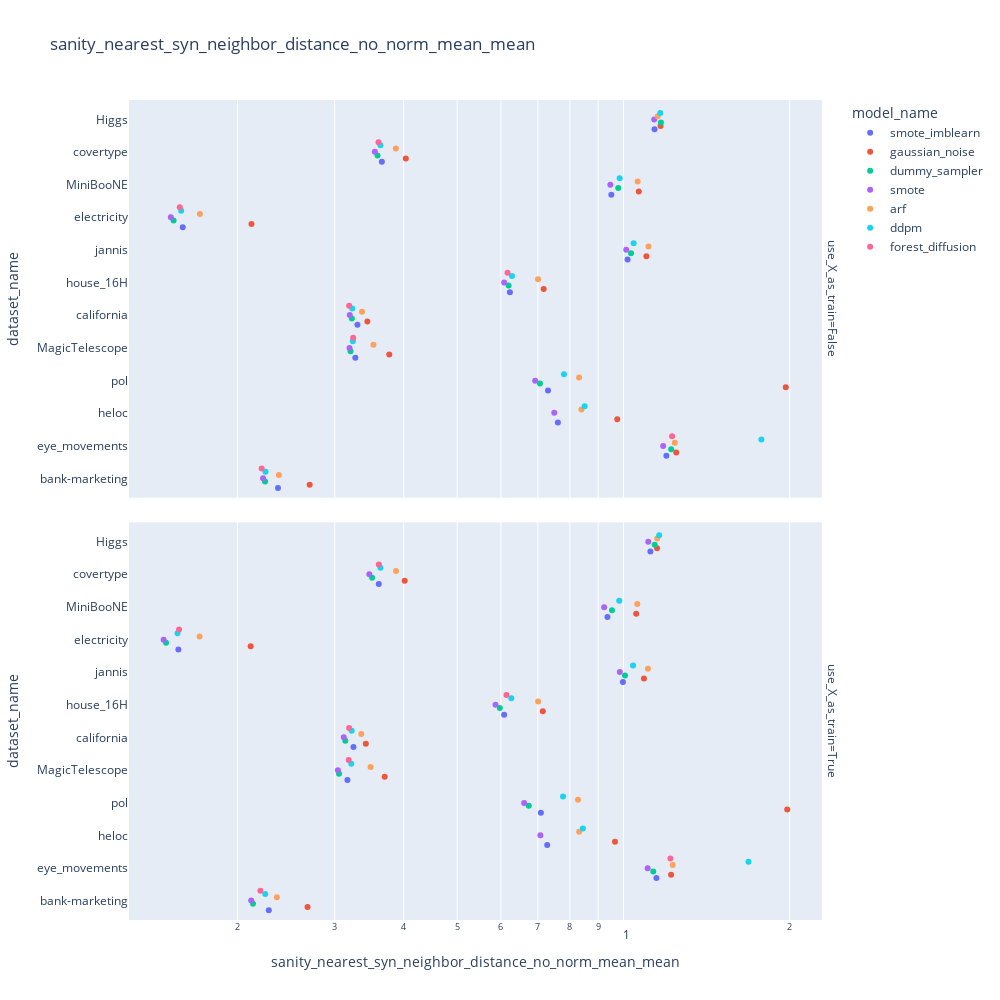

Source (notebook cell):
### Code cell
px.strip(df_all, y="dataset_name", x=metric, color="model_name", log_x=True, hover_data=["n_permutations", "n_ensemble"], title=metric, width=1000, height=1000,
         facet_row="use_X_as_train")

### Figure 1 — Plotly figure (JSON) as saved in the notebook; plotly's stock layout.template omitted (floating-point values rounded to 4 significant figures)
{"data": [{"alignmentgroup": "True", "boxpoints": "all", "customdata": [[null, null], [null, null], [null, null], [null, null], [null, null], [null, null], [null, null], [null, null], [null, null], [null, null], [null, null], [null, null]], "fillcolor": "rgba(255,255,255,0)", "hoveron": "points", "hovertemplate": "model_name=smote_imblearn<br>use_X_as_train=False<br>sanity_nearest_syn_neighbor_distance_no_norm_mean_mean=%{x}<br>dataset_name=%{y}<br>n_permutations=%{customdata[0]}<br>n_ensemble=%{customdata[1]}<extra></extra>", "legendgroup": "smote_imblearn", "line": {"color": "rgba(255,255,255,0)"}, "marker": {"color": "#636efa"}, "name": "smote_imblearn", "offsetgroup": "smote_imblearn", "orientation": "h", "pointpos": 0, "showlegend": true, "type": "box", "x": [0.2369, 1.196, 0.7608, 0.7301, 0.3269, 0.3299, 0.6229, 1.017, 0.1592, 0.9509, 0.3652, 1.138], "x0": " ", "xaxis": "x2", "y": ["bank-marketing", "eye_movements", "heloc", "pol", "MagicTelescope", "california", "house_16H", "jannis", "electricity", "MiniBooNE", "covertype", "Higgs"], "y0": " ", "yaxis": "y2"}, {"alignmentgroup": "True", "boxpoints": "all", "customdata": [[null, null], [null, null], [null, null], [null, null], [null, null], [null, null], [null, null], [null, null], [null, null], [null, null], [null, null], [null, null]], "fillcolor": "rgba(255,255,255,0)", "hoveron": "points", "hovertemplate": "model_name=smote_imblearn<br>use_X_as_train=True<br>sanity_nearest_syn_neighbor_distance_no_norm_mean_mean=%{x}<br>dataset_name=%{y}<br>n_permutations=%{customdata[0]}<br>n_ensemble=%{customdata[1]}<extra></extra>", "legendgroup": "smote_imblearn", "line": {"color": "rgba(255,255,255,0)"}, "marker": {"color": "#636efa"}, "name": "smote_imblearn", "offsetgroup": "smote_imblearn", "orientation": "h", "pointpos": 0, "showlegend": false, "type": "box", "x": [0.228, 1.147, 0.7277, 0.7088, 0.3164, 0.3244, 0.6081, 0.9978, 0.1564, 0.9356, 0.3606, 1.119], "x0": " ", "xaxis": "x", "y": ["bank-marketing", "eye_movements", "heloc", "pol", "MagicTelescope", "california", "house_16H", "jannis", "electricity", "MiniBooNE", "covertype", "Higgs"], "y0": " ", "yaxis": "y"}, {"alignmentgroup": "True", "boxpoints": "all", "customdata": [[null, null], [null, null], [null, null], [null, null], [null, null], [null, null], [null, null], [null, null], [null, null], [null, null], [null, null], [null, null]], "fillcolor": "rgba(255,255,255,0)", "hoveron": "points", "hovertemplate": "model_name=gaussian_noise<br>use_X_as_train=False<br>sanity_nearest_syn_neighbor_distance_no_norm_mean_mean=%{x}<br>dataset_name=%{y}<br>n_permutations=%{customdata[0]}<br>n_ensemble=%{customdata[1]}<extra></extra>", "legendgroup": "gaussian_noise", "line": {"color": "rgba(255,255,255,0)"}, "marker": {"color": "#EF553B"}, "name": "gaussian_noise", "offsetgroup": "gaussian_noise", "orientation": "h", "pointpos": 0, "showlegend": true, "type": "box", "x": [0.2703, 1.246, 0.9746, 1.968, 0.3767, 0.3438, 0.7172, 1.1, 0.2121, 1.066, 0.4036, 1.167], "x0": " ", "xaxis": "x2", "y": ["bank-marketing", "eye_movements", "heloc", "pol", "MagicTelescope", "california", "house_16H", "jannis", "electricity", "MiniBooNE", "covertype", "Higgs"], "y0": " ", "yaxis": "y2"}, {"alignmentgroup": "True", "boxpoints": "all", "customdata": [[null, null], [null, null], [null, null], [null, null], [null, null], [null, null], [null, null], [null, null], [null, null], [null, null], [null, null], [null, null]], "fillcolor": "rgba(255,255,255,0)", "hoveron": "points", "hovertemplate": "model_name=gaussian_noise<br>use_X_as_train=True<br>sanity_nearest_syn_neighbor_distance_no_norm_mean_mean=%{x}<br>dataset_name=%{y}<br>n_permutations=%{customdata[0]}<br>n_ensemble=%{customdata[1]}<extra></extra>", "legendgroup": "gaussian_noise", "line": {"color": "rgba(255,255,255,0)"}, "marker": {"color": "#EF553B"}, "name": "gaussian_noise", "offsetgroup": "gaussian_noise", "orientation": "h", "pointpos": 0, "showlegend": false, "type": "box", "x": [0.2679, 1.22, 0.9654, 1.98, 0.3696, 0.3416, 0.7146, 1.089, 0.2114, 1.055, 0.4017, 1.151], "x0": " ", "xaxis": "x", "y": ["bank-marketing", "eye_movements", "heloc", "pol", "MagicTelescope", "california", "house_16H", "jannis", "electricity", "MiniBooNE", "covertype", "Higgs"], "y0": " ", "yaxis": "y"}, {"alignmentgroup": "True", "boxpoints": "all", "customdata": [[null, null], [null, null], [null, null], [null, null], [null, null], [null, null], [null, null], [null, null], [null, null], [null, null], [null, null]], "fillcolor": "rgba(255,255,255,0)", "hoveron": "points", "hovertemplate": "model_name=dummy_sampler<br>use_X_as_train=False<br>sanity_nearest_syn_neighbor_distance_no_norm_mean_mean=%{x}<br>dataset_name=%{y}<br>n_permutations=%{customdata[0]}<br>n_ensemble=%{customdata[1]}<extra></extra>", "legendgroup": "dummy_sampler", "line": {"color": "rgba(255,255,255,0)"}, "marker": {"color": "#00cc96"}, "name": "dummy_sampler", "offsetgroup": "dummy_sampler", "orientation": "h", "pointpos": 0, "showlegend": true, "type": "box", "x": [0.2244, 1.22, 0.7061, 0.3205, 0.3223, 0.6195, 1.032, 0.1532, 0.9786, 0.3587, 1.169], "x0": " ", "xaxis": "x2", "y": ["bank-marketing", "eye_movements", "pol", "MagicTelescope", "california", "house_16H", "jannis", "electricity", "MiniBooNE", "covertype", "Higgs"], "y0": " ", "yaxis": "y2"}, {"alignmentgroup": "True", "boxpoints": "all", "customdata": [[null, null], [null, null], [null, null], [null, null], [null, null], [null, null], [null, null], [null, null], [null, null], [null, null], [null, null]], "fillcolor": "rgba(255,255,255,0)", "hoveron": "points", "hovertemplate": "model_name=dummy_sampler<br>use_X_as_train=True<br>sanity_nearest_syn_neighbor_distance_no_norm_mean_mean=%{x}<br>dataset_name=%{y}<br>n_permutations=%{customdata[0]}<br>n_ensemble=%{customdata[1]}<extra></extra>", "legendgroup": "dummy_sampler", "line": {"color": "rgba(255,255,255,0)"}, "marker": {"color": "#00cc96"}, "name": "dummy_sampler", "offsetgroup": "dummy_sampler", "orientation": "h", "pointpos": 0, "showlegend": false, "type": "box", "x": [0.2135, 1.132, 0.6739, 0.3055, 0.3136, 0.5972, 1.007, 0.1485, 0.9534, 0.3507, 1.139], "x0": " ", "xaxis": "x", "y": ["bank-marketing", "eye_movements", "pol", "MagicTelescope", "california", "house_16H", "jannis", "electricity", "MiniBooNE", "covertype", "Higgs"], "y0": " ", "yaxis": "y"}, {"alignmentgroup": "True", "boxpoints": "all", "customdata": [[null, null], [null, null], [null, null], [null, null], [null, null], [null, null], [null, null], [null, null], [null, null], [null, null], [null, null], [null, null]], "fillcolor": "rgba(255,255,255,0)", "hoveron": "points", "hovertemplate": "model_name=smote<br>use_X_as_train=False<br>sanity_nearest_syn_neighbor_distance_no_norm_mean_mean=%{x}<br>dataset_name=%{y}<br>n_permutations=%{customdata[0]}<br>n_ensemble=%{customdata[1]}<extra></extra>", "legendgroup": "smote", "line": {"color": "rgba(255,255,255,0)"}, "marker": {"color": "#ab63fa"}, "name": "smote", "offsetgroup": "smote", "orientation": "h", "pointpos": 0, "showlegend": true, "type": "box", "x": [0.2225, 1.18, 0.7495, 0.6921, 0.3192, 0.3195, 0.6082, 1.012, 0.1515, 0.9469, 0.3547, 1.137], "x0": " ", "xaxis": "x2", "y": ["bank-marketing", "eye_movements", "heloc", "pol", "MagicTelescope", "california", "house_16H", "jannis", "electricity", "MiniBooNE", "covertype", "Higgs"], "y0": " ", "yaxis": "y2"}, {"alignmentgroup": "True", "boxpoints": "all", "customdata": [[null, null], [null, null], [null, null], [null, null], [null, null], [null, null], [null, null], [null, null], [null, null], [null, null], [null, null], [null, null]], "fillcolor": "rgba(255,255,255,0)", "hoveron": "points", "hovertemplate": "model_name=smote<br>use_X_as_train=True<br>sanity_nearest_syn_neighbor_distance_no_norm_mean_mean=%{x}<br>dataset_name=%{y}<br>n_permutations=%{customdata[0]}<br>n_ensemble=%{customdata[1]}<extra></extra>", "legendgroup": "smote", "line": {"color": "rgba(255,255,255,0)"}, "marker": {"color": "#ab63fa"}, "name": "smote", "offsetgroup": "smote", "orientation": "h", "pointpos": 0, "showlegend": false, "type": "box", "x": [0.2118, 1.106, 0.7073, 0.661, 0.304, 0.3116, 0.5867, 0.9849, 0.147, 0.9227, 0.3466, 1.109], "x0": " ", "xaxis": "x", "y": ["bank-marketing", "eye_movements", "heloc", "pol", "MagicTelescope", "california", "house_16H", "jannis", "electricity", "MiniBooNE", "covertype", "Higgs"], "y0": " ", "yaxis": "y"}, {"alignmentgroup": "True", "boxpoints": "all", "customdata": [[null, null], [null, null], [null, null], [null, null], [null, null], [null, null], [null, null], [null, null], [null, null], [null, null], [null, null], [null, null]], "fillcolor": "rgba(255,255,255,0)", "hoveron": "points", "hovertemplate": "model_name=arf<br>use_X_as_train=False<br>sanity_nearest_syn_neighbor_distance_no_norm_mean_mean=%{x}<br>dataset_name=%{y}<br>n_permutations=%{customdata[0]}<br>n_ensemble=%{customdata[1]}<extra></extra>", "legendgroup": "arf", "line": {"color": "rgba(255,255,255,0)"}, "marker": {"color": "#FFA15A"}, "name": "arf", "offsetgroup": "arf", "orientation": "h", "pointpos": 0, "showlegend": true, "type": "box", "x": [0.2378, 1.239, 0.8395, 0.8312, 0.3527, 0.3363, 0.7003, 1.11, 0.1711, 1.061, 0.3872, 1.153], "x0": " ", "xaxis": "x2", "y": ["bank-marketing", "eye_movements", "heloc", "pol", "MagicTelescope", "california", "house_16H", "jannis", "electricity", "MiniBooNE", "covertype", "Higgs"], "y0": " ", "yaxis": "y2"}, {"alignmentgroup": "True", "boxpoints": "all", "customdata": [[null, null], [null, null], [null, null], [null, null], [null, null], [null, null], [null, null], [null, null], [null, null], [null, null], [null, null], [null, null]], "fillcolor": "rgba(255,255,255,0)", "hoveron": "points", "hovertemplate": "model_name=arf<br>use_X_as_train=True<br>sanity_nearest_syn_neighbor_distance_no_norm_mean_mean=%{x}<br>dataset_name=%{y}<br>n_permutations=%{customdata[0]}<br>n_ensemble=%{customdata[1]}<extra></extra>", "legendgroup": "arf", "line": {"color": "rgba(255,255,255,0)"}, "marker": {"color": "#FFA15A"}, "name": "arf", "offsetgroup": "arf", "orientation": "h", "pointpos": 0, "showlegend": false, "type": "box", "x": [0.2358, 1.228, 0.8315, 0.8275, 0.3484, 0.3353, 0.7007, 1.108, 0.1708, 1.059, 0.3874, 1.151], "x0": " ", "xaxis": "x", "y": ["bank-marketing", "eye_movements", "heloc", "pol", "MagicTelescope", "california", "house_16H", "jannis", "electricity", "MiniBooNE", "covertype", "Higgs"], "y0": " ", "yaxis": "y"}, {"alignmentgroup": "True", "boxpoints": "all", "customdata": [[null, null], [null, null], [null, null], [null, null], [null, null], [null, null], [null, null], [null, null], [null, null], [null, null], [null, null], [null, null]], "fillcolor": "rgba(255,255,255,0)", "hoveron": "points", "hovertemplate": "model_name=ddpm<br>use_X_as_train=False<br>sanity_nearest_syn_neighbor_distance_no_norm_mean_mean=%{x}<br>dataset_name=%{y}<br>n_permutations=%{customdata[0]}<br>n_ensemble=%{customdata[1]}<extra></extra>", "legendgroup": "ddpm", "line": {"color": "rgba(255,255,255,0)"}, "marker": {"color": "#19d3f3"}, "name": "ddpm", "offsetgroup": "ddpm", "orientation": "h", "pointpos": 0, "showlegend": true, "type": "box", "x": [0.2248, 1.778, 0.8507, 0.7804, 0.3236, 0.3228, 0.6283, 1.044, 0.1582, 0.9845, 0.363, 1.166], "x0": " ", "xaxis": "x2", "y": ["bank-marketing", "eye_movements", "heloc", "pol", "MagicTelescope", "california", "house_16H", "jannis", "electricity", "MiniBooNE", "covertype", "Higgs"], "y0": " ", "yaxis": "y2"}, {"alignmentgroup": "True", "boxpoints": "all", "customdata": [[null, null], [null, null], [null, null], [null, null], [null, null], [null, null], [null, null], [null, null], [null, null], [null, null], [null, null], [null, null]], "fillcolor": "rgba(255,255,255,0)", "hoveron": "points", "hovertemplate": "model_name=ddpm<br>use_X_as_train=True<br>sanity_nearest_syn_neighbor_distance_no_norm_mean_mean=%{x}<br>dataset_name=%{y}<br>n_permutations=%{customdata[0]}<br>n_ensemble=%{customdata[1]}<extra></extra>", "legendgroup": "ddpm", "line": {"color": "rgba(255,255,255,0)"}, "marker": {"color": "#19d3f3"}, "name": "ddpm", "offsetgroup": "ddpm", "orientation": "h", "pointpos": 0, "showlegend": false, "type": "box", "x": [0.2246, 1.684, 0.8444, 0.7773, 0.3216, 0.3221, 0.6266, 1.041, 0.1558, 0.9826, 0.363, 1.161], "x0": " ", "xaxis": "x", "y": ["bank-marketing", "eye_movements", "heloc", "pol", "MagicTelescope", "california", "house_16H", "jannis", "electricity", "MiniBooNE", "covertype", "Higgs"], "y0": " ", "yaxis": "y"}, {"alignmentgroup": "True", "boxpoints": "all", "customdata": [[null, null], [null, null], [null, null], [null, null], [null, null], [null, null], [null, null]], "fillcolor": "rgba(255,255,255,0)", "hoveron": "points", "hovertemplate": "model_name=forest_diffusion<br>use_X_as_train=False<br>sanity_nearest_syn_neighbor_distance_no_norm_mean_mean=%{x}<br>dataset_name=%{y}<br>n_permutations=%{customdata[0]}<br>n_ensemble=%{customdata[1]}<extra></extra>", "legendgroup": "forest_diffusion", "line": {"color": "rgba(255,255,255,0)"}, "marker": {"color": "#FF6692"}, "name": "forest_diffusion", "offsetgroup": "forest_diffusion", "orientation": "h", "pointpos": 0, "showlegend": true, "type": "box", "x": [0.2213, 1.225, 0.3241, 0.3187, 0.6168, 0.1573, 0.3602], "x0": " ", "xaxis": "x2", "y": ["bank-marketing", "eye_movements", "MagicTelescope", "california", "house_16H", "electricity", "covertype"], "y0": " ", "yaxis": "y2"}, {"alignmentgroup": "True", "boxpoints": "all", "customdata": [[null, null], [null, null], [null, null], [null, null], [null, null], [null, null], [null, null]], "fillcolor": "rgba(255,255,255,0)", "hoveron": "points", "hovertemplate": "model_name=forest_diffusion<br>use_X_as_train=True<br>sanity_nearest_syn_neighbor_distance_no_norm_mean_mean=%{x}<br>dataset_name=%{y}<br>n_permutations=%{customdata[0]}<br>n_ensemble=%{customdata[1]}<extra></extra>", "legendgroup": "forest_diffusion", "line": {"color": "rgba(255,255,255,0)"}, "marker": {"color": "#FF6692"}, "name": "forest_diffusion", "offsetgroup": "forest_diffusion", "orientation": "h", "pointpos": 0, "showlegend": false, "type": "box", "x": [0.2201, 1.216, 0.3181, 0.3186, 0.614, 0.1568, 0.3606], "x0": " ", "xaxis": "x", "y": ["bank-marketing", "eye_movements", "MagicTelescope", "california", "house_16H", "electricity", "covertype"], "y0": " ", "yaxis": "y"}], "layout": {"annotations": [{"font": {}, "showarrow": false, "text": "use_X_as_train=True", "textangle": 90, "x": 0.98, "xanchor": "left", "xref": "paper", "y": 0.2425, "yanchor": "middle", "yref": "paper"}, {"font": {}, "showarrow": false, "text": "use_X_as_train=False", "textangle": 90, "x": 0.98, "xanchor": "left", "xref": "paper", "y": 0.7575, "yanchor": "middle", "yref": "paper"}], "boxmode": "group", "height": 1000, "legend": {"title": {"text": "model_name"}, "tracegroupgap": 0}, "title": {"text": "sanity_nearest_syn_neighbor_distance_no_norm_mean_mean"}, "width": 1000, "xaxis": {"anchor": "y", "domain": [0, 0.98], "title": {"text": "sanity_nearest_syn_neighbor_distance_no_norm_mean_mean"}, "type": "log"}, "xaxis2": {"anchor": "y2", "domain": [0, 0.98], "matches": "x", "showticklabels": false, "type": "log"}, "yaxis": {"anchor": "x", "domain": [0, 0.485], "title": {"text": "dataset_name"}}, "yaxis2": {"anchor": "x2", "domain": [0.515, 1], "matches": "y", "title": {"text": "dataset_name"}}}}
